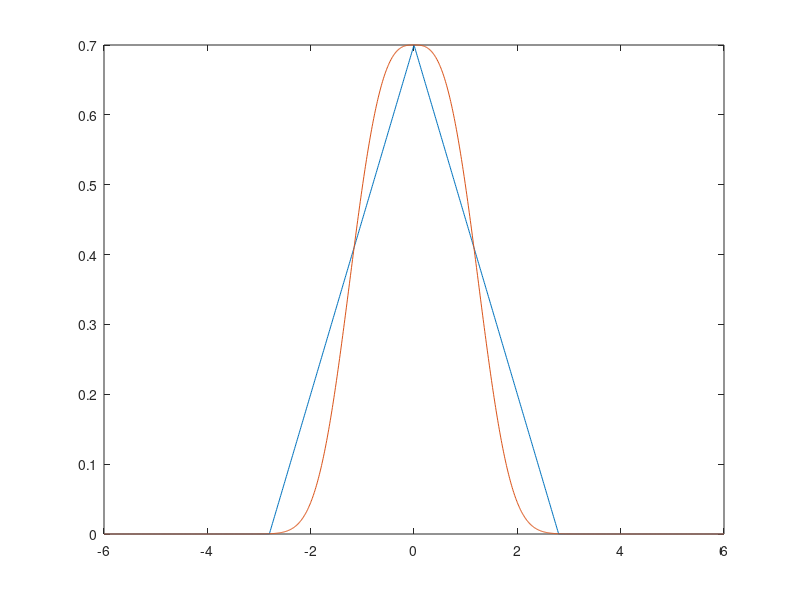

MATLAB code to generate this figure:
%how to derive the speed function for the robot

%given that wheels have top speed of X
%what is top speed for turn rate of W?
%for perfect differential drive with
top_wheel_speed = .7; %m/s
axel_len = .5; %meters
robot_speed_ideal = @(omega) max(0,top_wheel_speed - axel_len/2 * abs(omega));
%omega=0 is both wheels full speed same direction
%speed=0 is a zero point turn

robot_speed_est = @(omega) top_wheel_speed * exp(-(abs(omega*(1.4*axel_len)).^3));

%figure()
clf
example_omega = -6:.01:6;
plot(example_omega, robot_speed_ideal(example_omega));
hold on;
plot(example_omega, robot_speed_est(example_omega));